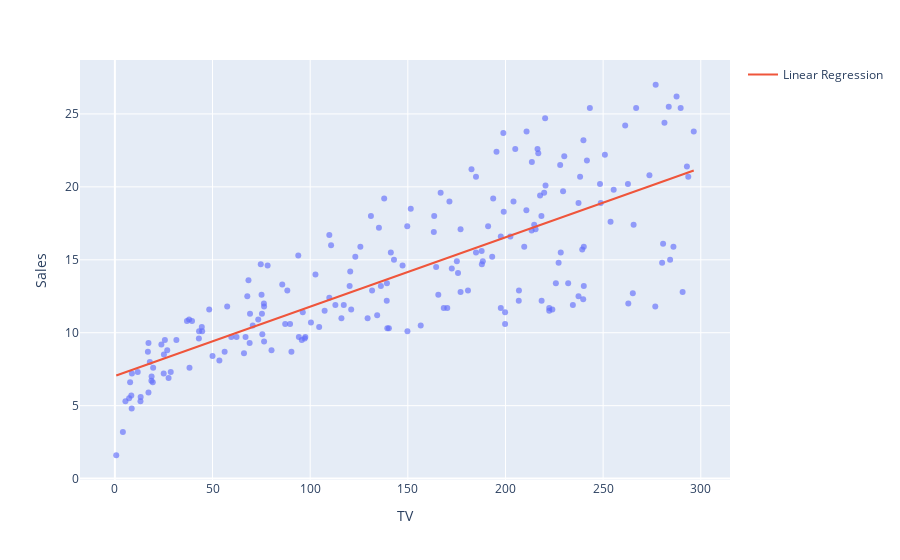

The notebook cell saved with this chart:
### Markdown cell above
# Visualize a Machine Learning Algorithm

### Code cell
import pandas as pd
import numpy as np
from sklearn.model_selection import train_test_split
from sklearn.linear_model import LinearRegression

data = pd.read_csv("Advertising.csv")
print(data.head())
x = data["TV"].values.reshape(-1, 1)
y = data["Sales"]

model = LinearRegression()
model.fit(x, y)
x_range = np.linspace(x.min(), x.max(), 100)
y_range = model.predict(x_range.reshape(-1, 1))

import plotly.express as px
import plotly.graph_objects as go
fig = px.scatter(data, x='TV', y='Sales', opacity=0.65)
fig.add_traces(go.Scatter(x=x_range, y=y_range, 
                          name='Linear Regression'))
fig.show()

### Figure 1 — Plotly figure (JSON) as saved in the notebook; plotly's stock layout.template omitted (floating-point values rounded to 4 significant figures; data arrays with more than 128 entries replaced by an {"elided": "..."} marker saying what was removed)
{"data": [{"hovertemplate": "TV=%{x}<br>Sales=%{y}<extra></extra>", "legendgroup": "", "marker": {"color": "#636efa", "opacity": 0.65, "symbol": "circle"}, "mode": "markers", "name": "", "orientation": "v", "showlegend": false, "type": "scatter", "x": {"elided": "200 float values"}, "xaxis": "x", "y": {"elided": "200 float values"}, "yaxis": "y"}, {"name": "Linear Regression", "type": "scatter", "x": [0.7, 3.687, 6.674, 9.661, 12.65, 15.63, 18.62, 21.61, 24.59, 27.58, 30.57, 33.56, 36.54, 39.53, 42.52, 45.5, 48.49, 51.48, 54.46, 57.45, 60.44, 63.42, 66.41, 69.4, 72.38, 75.37, 78.36, 81.35, 84.33, 87.32, 90.31, 93.29, 96.28, 99.27, 102.3, 105.2, 108.2, 111.2, 114.2, 117.2, 120.2, 123.2, 126.1, 129.1, 132.1, 135.1, 138.1, 141.1, 144.1, 147.1, 150.0, 153.0, 156.0, 159.0, 162.0, 165.0, 168.0, 171.0, 173.9, 176.9, 179.9, 182.9, 185.9, 188.9, 191.9, 194.8, 197.8, 200.8, 203.8, 206.8, 209.8, 212.8, 215.8, 218.7, 221.7, 224.7, 227.7, 230.7, 233.7, 236.7, 239.6, 242.6, 245.6, 248.6, 251.6, 254.6, 257.6, 260.6, 263.5, 266.5, 269.5, 272.5, 275.5, 278.5, 281.5, 284.5, 287.4, 290.4, 293.4, 296.4], "y": [7.066, 7.208, 7.35, 7.492, 7.634, 7.776, 7.918, 8.06, 8.202, 8.344, 8.486, 8.628, 8.77, 8.912, 9.054, 9.196, 9.338, 9.48, 9.622, 9.764, 9.906, 10.05, 10.19, 10.33, 10.47, 10.62, 10.76, 10.9, 11.04, 11.18, 11.33, 11.47, 11.61, 11.75, 11.89, 12.04, 12.18, 12.32, 12.46, 12.6, 12.75, 12.89, 13.03, 13.17, 13.31, 13.46, 13.6, 13.74, 13.88, 14.02, 14.17, 14.31, 14.45, 14.59, 14.73, 14.88, 15.02, 15.16, 15.3, 15.44, 15.59, 15.73, 15.87, 16.01, 16.15, 16.29, 16.44, 16.58, 16.72, 16.86, 17.0, 17.15, 17.29, 17.43, 17.57, 17.71, 17.86, 18.0, 18.14, 18.28, 18.42, 18.57, 18.71, 18.85, 18.99, 19.13, 19.28, 19.42, 19.56, 19.7, 19.84, 19.99, 20.13, 20.27, 20.41, 20.55, 20.7, 20.84, 20.98, 21.12]}], "layout": {"legend": {"tracegroupgap": 0}, "margin": {"t": 60}, "xaxis": {"anchor": "y", "domain": [0, 1], "title": {"text": "TV"}}, "yaxis": {"anchor": "x", "domain": [0, 1], "title": {"text": "Sales"}}}}
